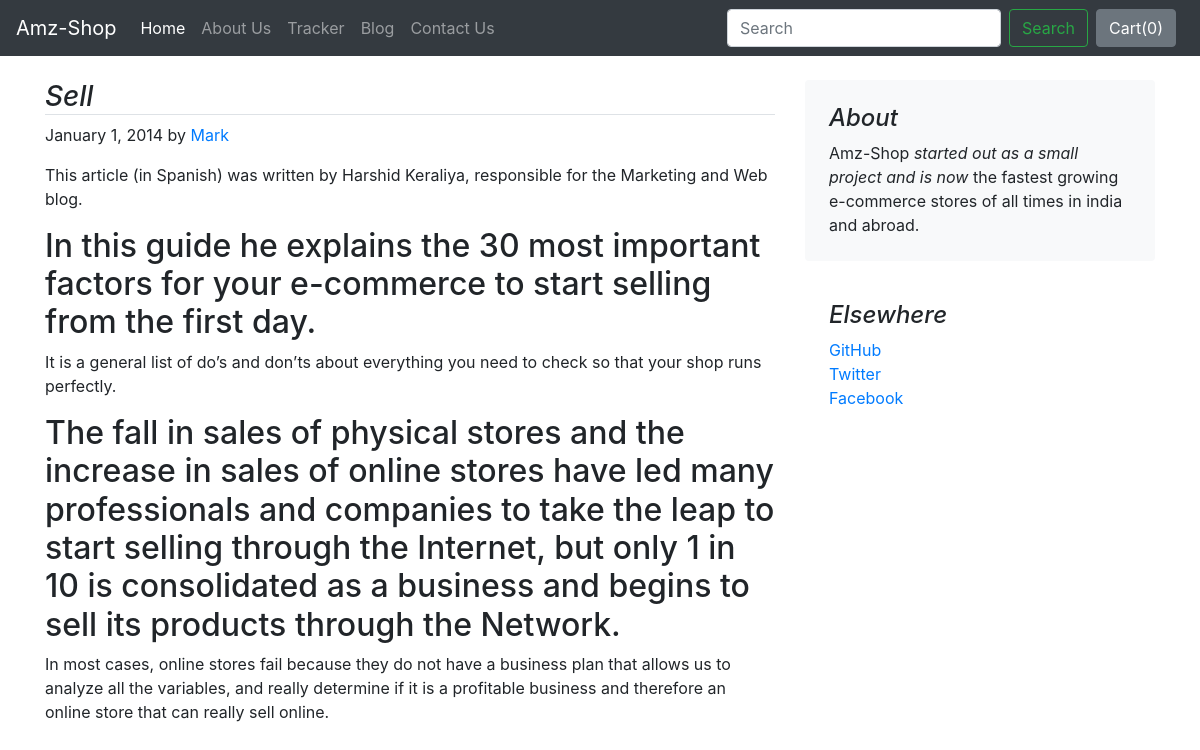
The app's page /blog/blogpost/3 with its own data.
### blog/models.py (models this page shows)
class Blogpost(models.Model):
    post_id = models.AutoField(primary_key=True)
    title = models.CharField(max_length=50)
    head0 = models.CharField(max_length=500, default="")
    chead0 = models.CharField(max_length=5000, default="")
    head1 = models.CharField(max_length=500, default="")
    chead1 = models.CharField(max_length=5000, default="")
    head2 = models.CharField(max_length=500, default="")
    chead2 = models.CharField(max_length=5000, default="")
    pub_date = models.DateField()
    thumbnail = models.ImageField(upload_to='shop/images', default="")
    def __str__(self):
        return self.title

### blog/views.py (the view)
# urls.py: path("blogpost/<int:id>", views.blogpost, name="blogHome")
def blogpost(request, id):
    post = Blogpost.objects.filter(post_id=id)[0]
    print(post)
    return render(request, 'blog/blogpost.html',
                  {'post': post})

### blog/templates/blog/blogpost.html (shortened to what this page needs)
{% extends 'blog/basic.html' %}
{% block body %}
<div class="container">
    <div class="row mt-4">
        <div class="col-md-8 blog-main">
            <h3 class="font-italic border-bottom">
                {{post.title}}
            </h3>
            <div class="blog-post">
                <p class="blog-post-meta">January 1, 2014 by <a href="#">Mark</a></p>
                <p>{{post.chead0}}</p>
                <h2>{{post.head1}}</h2>
                <p>{{post.chead1}}</p>
                <h2>{{post.head2}}</h2>
                <p>{{post.chead2}}</p>
            </div>
        </div>
        <aside class="col-md-4 blog-sidebar">
            <div class="p-4 mb-3 bg-light rounded">
                <h4 class="font-italic">About</h4>
                <p class="mb-0">Amz-Shop <em>started out as a small project and is now</em> the fastest growing e-commerce stores of all times in india and abroad.</p>
            </div>
            <div class="p-4">
                <h4 class="font-italic">Elsewhere</h4>
                <ol class="list-unstyled">
                    <li><a href="https://github.com/harshid9125">GitHub</a></li>
                    <li><a href="https://twitter.com/HarshidKeraliya">Twitter</a></li>
                    <li><a href="https://www.facebook.com/harshid.keraliya.54/">Facebook</a></li>
                </ol>
            </div>
        </aside>
    </div>
</div>
{% endblock %}

### records on screen
Blogpost: title "Sell", chead0 "This article (in Spanish) was written by Harshid Keraliya, responsible for the Marketing and Web blog.", head1 "In this guide he explains the 30 most important factors for your e-commerce to start selling from the first day.", chead1 "It is a general list of do’s and don’ts about everything you need to check so that your shop runs perfectly.", head2 "The fall in sales of physical stores and the increase in sales of online stores have led many professionals and companies to take the leap to start selling through the Internet, but only 1 in 10 is consolidated as a business and begins to sell its products through the Network.", chead2 "In most cases, online stores fail because they do not have a business plan that allows us to analyze all the variables, and really determine if it is a profitable business and therefore an online store that can really sell online."
